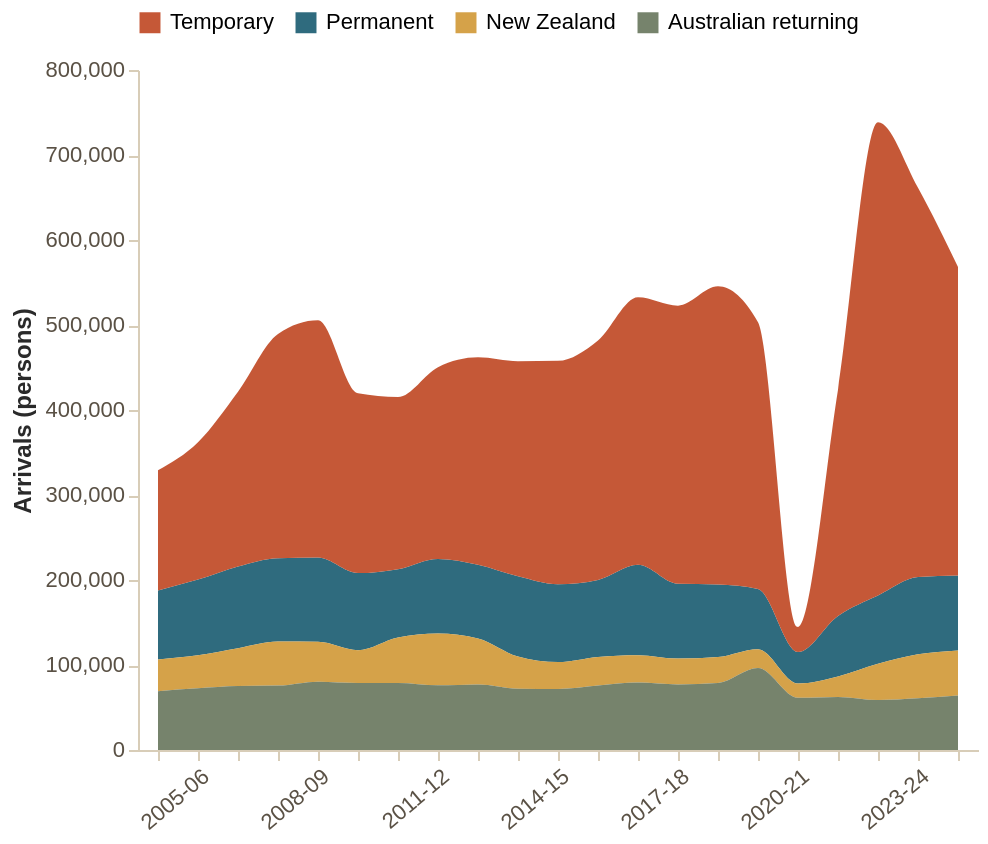

This figure's Vega-Lite source:
### Vega-Lite specification from a JSON file in a GitHub repository (floating-point values rounded to 4 significant figures)
{"$schema": "https://vega.github.io/schema/vega-lite/v5.json", "description": "Composition of overseas migrant arrivals to Australia by broad visa category, showing how temporary visas have come to dominate.", "width": "container", "height": 340, "background": "transparent", "config": {"view": {"stroke": null}, "axis": {"labelFont": "Inter Tight, sans-serif", "titleFont": "Inter Tight, sans-serif", "labelFontSize": 11, "titleFontSize": 12, "labelColor": "#5a5145", "titleColor": "#2a2a2a", "grid": false, "domainColor": "#d8cdb8", "tickColor": "#d8cdb8"}, "legend": {"labelFont": "Inter Tight, sans-serif", "titleFont": "Inter Tight, sans-serif", "labelFontSize": 11, "titleFontSize": 12, "orient": "top", "title": null, "symbolType": "square", "symbolSize": 110}, "font": "Inter Tight, sans-serif"}, "data": {"values": [{"year": 2004, "category": "Permanent", "value": 81200}, {"year": 2005, "category": "Permanent", "value": 89110}, {"year": 2006, "category": "Permanent", "value": 96190}, {"year": 2007, "category": "Permanent", "value": 98110}, {"year": 2008, "category": "Permanent", "value": 99050}, {"year": 2009, "category": "Permanent", "value": 90630}, {"year": 2010, "category": "Permanent", "value": 80290}, {"year": 2011, "category": "Permanent", "value": 87700}, {"year": 2012, "category": "Permanent", "value": 86750}, {"year": 2013, "category": "Permanent", "value": 94350}, {"year": 2014, "category": "Permanent", "value": 91490}, {"year": 2015, "category": "Permanent", "value": 90590}, {"year": 2016, "category": "Permanent", "value": 106210}, {"year": 2017, "category": "Permanent", "value": 87920}, {"year": 2018, "category": "Permanent", "value": 85390}, {"year": 2019, "category": "Permanent", "value": 70900}, {"year": 2020, "category": "Permanent", "value": 36950}, {"year": 2021, "category": "Permanent", "value": 71110}, {"year": 2022, "category": "Permanent", "value": 80390}, {"year": 2023, "category": "Permanent", "value": 90940}, {"year": 2024, "category": "Permanent", "value": 88210}, {"year": 2004, "category": "Temporary", "value": 141300}, {"year": 2005, "category": "Temporary", "value": 161580}, {"year": 2006, "category": "Temporary", "value": 205570}, {"year": 2007, "category": "Temporary", "value": 263770}, {"year": 2008, "category": "Temporary", "value": 279180}, {"year": 2009, "category": "Temporary", "value": 211550}, {"year": 2010, "category": "Temporary", "value": 202570}, {"year": 2011, "category": "Temporary", "value": 225590}, {"year": 2012, "category": "Temporary", "value": 244070}, {"year": 2013, "category": "Temporary", "value": 253160}, {"year": 2014, "category": "Temporary", "value": 262930}, {"year": 2015, "category": "Temporary", "value": 281760}, {"year": 2016, "category": "Temporary", "value": 314820}, {"year": 2017, "category": "Temporary", "value": 327310}, {"year": 2018, "category": "Temporary", "value": 350670}, {"year": 2019, "category": "Temporary", "value": 313650}, {"year": 2020, "category": "Temporary", "value": 29580}, {"year": 2021, "category": "Temporary", "value": 266210}, {"year": 2022, "category": "Temporary", "value": 556630}, {"year": 2023, "category": "Temporary", "value": 457910}, {"year": 2024, "category": "Temporary", "value": 363080}, {"year": 2004, "category": "New Zealand ", "value": 37330}, {"year": 2005, "category": "New Zealand ", "value": 38760}, {"year": 2006, "category": "New Zealand ", "value": 44420}, {"year": 2007, "category": "New Zealand ", "value": 51680}, {"year": 2008, "category": "New Zealand ", "value": 46890}, {"year": 2009, "category": "New Zealand ", "value": 38630}, {"year": 2010, "category": "New Zealand ", "value": 53610}, {"year": 2011, "category": "New Zealand ", "value": 61070}, {"year": 2012, "category": "New Zealand ", "value": 54120}, {"year": 2013, "category": "New Zealand ", "value": 37770}, {"year": 2014, "category": "New Zealand ", "value": 31750}, {"year": 2015, "category": "New Zealand ", "value": 33700}, {"year": 2016, "category": "New Zealand ", "value": 32330}, {"year": 2017, "category": "New Zealand ", "value": 30380}, {"year": 2018, "category": "New Zealand ", "value": 30540}, {"year": 2019, "category": "New Zealand ", "value": 22220}, {"year": 2020, "category": "New Zealand ", "value": 16950}, {"year": 2021, "category": "New Zealand ", "value": 24120}, {"year": 2022, "category": "New Zealand ", "value": 42660}, {"year": 2023, "category": "New Zealand ", "value": 51680}, {"year": 2024, "category": "New Zealand ", "value": 53020}, {"year": 2004, "category": "Australian returning", "value": 69260}, {"year": 2005, "category": "Australian returning", "value": 72610}, {"year": 2006, "category": "Australian returning", "value": 75300}, {"year": 2007, "category": "Australian returning", "value": 75830}, {"year": 2008, "category": "Australian returning", "value": 80440}, {"year": 2009, "category": "Australian returning", "value": 78870}, {"year": 2010, "category": "Australian returning", "value": 78870}, {"year": 2011, "category": "Australian returning", "value": 76070}, {"year": 2012, "category": "Australian returning", "value": 77100}, {"year": 2013, "category": "Australian returning", "value": 72180}, {"year": 2014, "category": "Australian returning", "value": 71680}, {"year": 2015, "category": "Australian returning", "value": 75800}, {"year": 2016, "category": "Australian returning", "value": 79280}, {"year": 2017, "category": "Australian returning", "value": 77160}, {"year": 2018, "category": "Australian returning", "value": 78900}, {"year": 2019, "category": "Australian returning", "value": 96410}, {"year": 2020, "category": "Australian returning", "value": 61370}, {"year": 2021, "category": "Australian returning", "value": 62480}, {"year": 2022, "category": "Australian returning", "value": 58750}, {"year": 2023, "category": "Australian returning", "value": 60840}, {"year": 2024, "category": "Australian returning", "value": 64060}]}, "transform": [{"calculate": "datum.year + '-' + slice(toString(datum.year + 1), 2, 4)", "as": "fy"}], "mark": {"type": "area", "interpolate": "monotone", "opacity": 0.92}, "encoding": {"x": {"field": "year", "type": "ordinal", "axis": {"title": null, "labelExpr": "isNumber(datum.value) && datum.value > 2000 && datum.value % 3 === 1 ? datum.value + '-' + slice(toString(datum.value + 1), 2, 4) : ''", "labelAngle": -40}}, "y": {"field": "value", "type": "quantitative", "stack": "zero", "axis": {"title": "Arrivals (persons)", "format": ",.0f"}}, "color": {"field": "category", "type": "nominal", "scale": {"domain": ["Temporary", "Permanent", "New Zealand ", "Australian returning"], "range": ["#c14a26", "#1e5f74", "#d29b3a", "#6b7960"]}, "legend": {"title": null}}, "order": {"field": "category", "sort": ["Australian returning", "New Zealand ", "Permanent", "Temporary"]}, "tooltip": [{"field": "fy", "type": "nominal", "title": "Year"}, {"field": "category", "type": "nominal", "title": "Category"}, {"field": "value", "type": "quantitative", "title": "Arrivals", "format": ","}]}}
